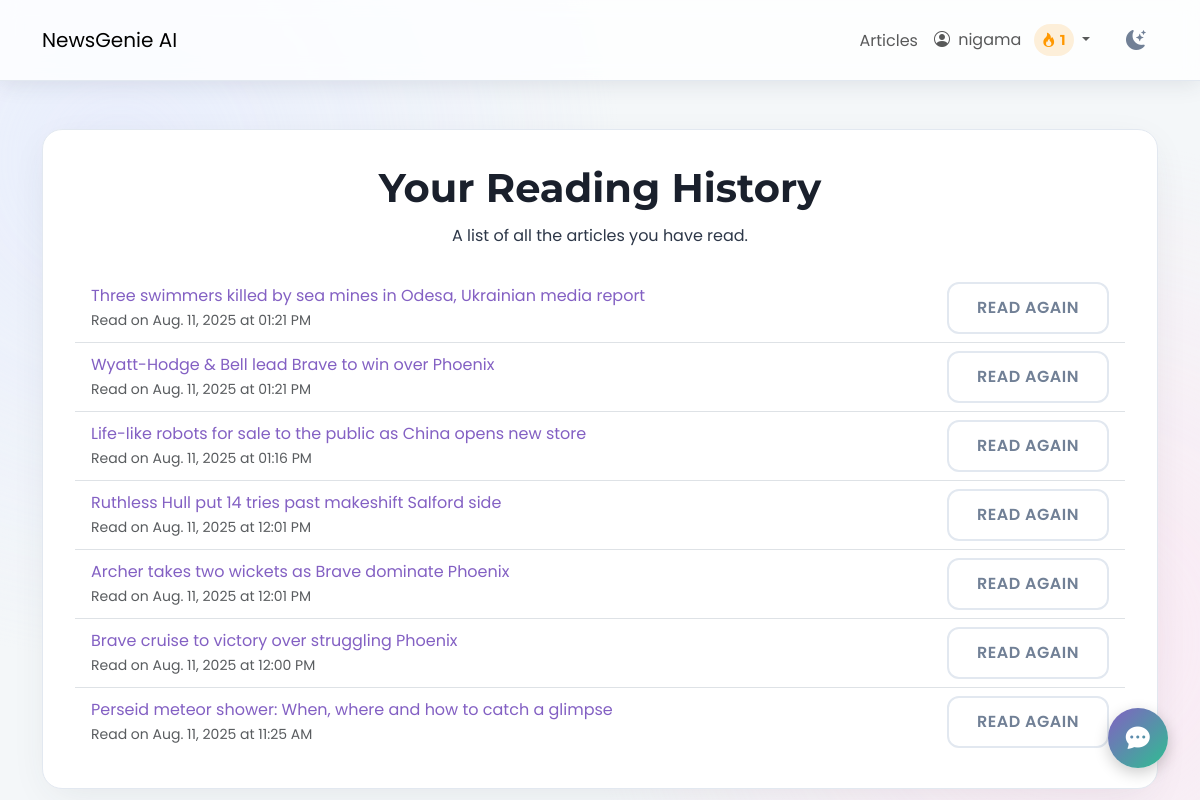
/history/ (signed in), run on the app's committed database.
### users/models.py (models this page shows, shortened)
class Profile(models.Model):
    user = models.OneToOneField(User, on_delete=models.CASCADE)
    bio = models.TextField(max_length=500, blank=True, null=True)
    streak_count = models.IntegerField(default=0)
    last_login_date = models.DateField(null=True, blank=True)

### news/models.py (models this page shows, shortened)
class ReadingHistory(models.Model):
    user = models.ForeignKey(User, on_delete=models.CASCADE)
    article = models.ForeignKey(Article, on_delete=models.CASCADE)
    read_at = models.DateTimeField(default=timezone.now)

class Article(models.Model):
    title = models.CharField(max_length=255)
    author = models.CharField(max_length=100, default="Unknown")
    content = models.TextField()
    url = models.URLField(unique=True)
    source = models.CharField(max_length=100)
    published_at = models.DateTimeField()
    summary = models.TextField(blank=True, null=True)
    category = models.ManyToManyField(Category, related_name='articles')
    approved = models.BooleanField(default=False)
    audio_file = models.FileField(upload_to='news_audio/', blank=True, null=True)
    reading_time = models.PositiveIntegerField(default=0, help_text="Estimated reading time in minutes")
    is_spotlighted = models.BooleanField(default=False, help_text="Check this to feature this article on the articles page.")
    def approved_status(self):
        return self.approved
    approved_status.boolean = True
    approved_status.short_description = "Approved"

### news/views.py (the view)
# urls.py: path('history/', views.reading_history, name="history"),
@login_required
def reading_history(request):
    history = ReadingHistory.objects.filter(user=request.user).order_by('-read_at')
    if request.user.is_authenticated:
        article_ids = [h.article.id for h in history]
        liked_articles_ids = ArticleLike.objects.filter(user=request.user, article__id__in=article_ids).values_list('article__id', flat=True)
        bookmarked_articles_ids = Bookmark.objects.filter(user=request.user, article__id__in=article_ids).values_list('article__id', flat=True)
        for h in history:
            h.article.is_liked_by_user = h.article.id in liked_articles_ids
            h.article.is_bookmarked_by_user = h.article.id in bookmarked_articles_ids
    return render(request, "news/reading_history.html", {"history": history})

### news/templates/news/reading_history.html (shortened to what this page needs)
{% extends 'news/base.html' %}
{% load static %}
{% load humanize %}
{% block content %}
<div class="reading-history-container app-card text-center mt-5">
    <div class="page-header-section">
        <h1 class="page-title-heading">Your Reading History</h1>
        <p class="page-subtitle-text">A list of all the articles you have read.</p>
    </div>
    {% if history %}
    <div class="mt-4">
        <ul class="list-group list-group-flush reading-history-list">
            {% for entry in history %}
            <li class="list-group-item d-flex justify-content-between align-items-center reading-history-item">
                <div class="text-start flex-grow-1">
                    <a href="{% url 'news:detail' entry.article.pk %}" class="reading-history-link">{{ entry.article.title }}</a>
                    <p class="small text-muted mb-0">Read on {{ entry.read_at|naturalday }} at {{ entry.read_at|time:"h:i A" }}</p>
                </div>
                <div class="ms-3">
                    <a href="{% url 'news:detail' entry.article.pk %}" class="btn app-btn outline-btn read-again-btn">Read Again</a>
                </div>
            </li>
            {% endfor %}
        </ul>
    </div>
    {% else %}
    <div class="text-center py-5">
        <p class="lead">You haven't read any articles yet.</p>
        <a href="{% url 'news:article_list' %}" class="btn app-btn primary-btn mt-3">Explore Articles</a>
    </div>
    {% endif %}
</div>
{% endblock %}

### templates/news/base.html (shortened to what this page needs)
{% load static %}
<!DOCTYPE html>
<html lang="en">
<head>
    <link href="https://cdn.jsdelivr.net/npm/bootstrap@5.3.0/dist/css/bootstrap.min.css" rel="stylesheet">
    <link rel="stylesheet" href="https://cdn.jsdelivr.net/npm/bootstrap-icons@1.10.5/font/bootstrap-icons.css">
    <link rel="stylesheet" href="{% static 'css/newsgenie.css' %}">
</head>
<body class="{{ request.COOKIES.theme|default:'light' }}-mode">
    <header class="app-navbar navbar navbar-expand-lg sticky-top">
        <div class="container">
            <a class="navbar-brand navbar-brand-custom" href="{% url 'news:homepage' %}">NewsGenie AI</a>
            <div class="collapse navbar-collapse" id="navbarNav">
                <ul class="navbar-nav ms-auto align-items-center">
                    {% if user.is_authenticated %}
                        <li class="nav-item">
                            <a class="nav-link nav-link-custom" href="{% url 'news:article_list' %}">Articles</a>
                        </li>
                        <li class="nav-item dropdown">
                            <a class="nav-link nav-link-custom dropdown-toggle" href="#" id="navbarDropdown" role="button" data-bs-toggle="dropdown" aria-expanded="false">
                                <i class="bi bi-person-circle me-1"></i>
                                {{ user.username }}
                                <span class="streak-indicator ms-2">
                                    <i class="bi bi-fire"></i> {{ user.profile.streak_count }}
                                </span>
                            </a>
                        </li>
                    {% endif %}
                    <li class="nav-item ms-3">
                        <button id="theme-toggle" class="btn theme-toggle-btn">
                            <i class="bi bi-moon-stars-fill"></i>
                        </button>
                    </li>
                </ul>
            </div>
        </div>
    </header>
    <main class="container my-5 app-content-wrapper">
        {% block content %}{% endblock %}
    </main>
    <div id="chatbot-container">
        <button id="chatbot-toggle-btn" class="app-btn secondary-btn">
            <i class="bi bi-chat-dots-fill"></i>
        </button>
    </div>
</body>
</html>

### news/static/css/newsgenie.css (style rules this page uses)
:root { --font-heading: 'Montserrat', sans-serif; --font-body: 'Poppins', sans-serif; --light-bg-primary: #f4f7f9; --light-bg-secondary: #ffffff; --light-bg-tertiary: #eef2f5; --light-text-primary: #2d3748; --light-text-secondary: #718096; --light-heading-color: #1a202c; --light-border-color: #e2e8f0; --light-shadow-color: rgba(45, 55, 72, 0.1); --dark-bg-primary: #12121a; --dark-bg-secondary: #1a1a26; --dark-bg-tertiary: #242430; --dark-text-primary: #a9b3c1; --dark-text-secondary: #8a93a2; --dark-heading-color: #e8ecf3; --dark-border-color: #333344; --dark-shadow-color: rgba(0, 0, 0, 0.25); --accent-purple-start: #8360c3; --accent-purple-end: #2ebf91; --accent-blue-start: #4a90e2; --accent-blue-end: #6dd5ed; --accent-pink-start: #d4418e; --accent-pink-end: #0652c5; --accent-red: #e53e3e; --accent-green: #38a169; --accent-yellow: #d69e2e; --gradient-primary: linear-gradient(135deg, var(--accent-purple-start) 0%, var(--accent-purple-end) 100%); --gradient-secondary: linear-gradient(135deg, var(--accent-blue-start) 0%, var(--accent-blue-end) 100%); --gradient-danger: linear-gradient(135deg, var(--accent-pink-start) 0%, var(--accent-pink-end) 100%); --gradient-text: linear-gradient(135deg, #6a11cb 0%, #2575fc 100%); --border-radius-sm: 8px; --border-radius-md: 12px; --border-radius-lg: 20px; --spacing-xs: 4px; --spacing-sm: 8px; --spacing-md: 16px; --spacing-lg: 24px; --spacing-xl: 32px; --spacing-xxl: 48px; --transition-fast: 0.15s ease-in-out; --transition-normal: 0.3s cubic-bezier(0.25, 0.8, 0.25, 1); --transition-slow: 0.5s ease-in-out; }
*, *::before, *::after { box-sizing: border-box; margin: 0; padding: 0; }
html { scroll-behavior: smooth; }
body { font-family: var(--font-body); font-size: 16px; line-height: 1.7; background-color: var(--light-bg-primary); color: var(--light-text-primary); transition: background-color var(--transition-normal), color var(--transition-normal); position: relative; min-height: 100vh; overflow-x: hidden; }
body::before { content: ''; position: fixed; top: 0; left: 0; width: 100%; height: 100%; z-index: -1; pointer-events: none; background: radial-gradient(circle at 10% 20%, #e0e7ff, transparent 40%), radial-gradient(circle at 90% 80%, #ffe0f0, transparent 40%); opacity: 0.6; transition: opacity var(--transition-slow); }
h1, h2, h3, h4, h5, h6 { font-family: var(--font-heading); font-weight: 700; color: var(--light-heading-color); line-height: 1.3; transition: color var(--transition-normal); }
a { color: var(--accent-purple-start); text-decoration: none; transition: color var(--transition-fast); }
.app-card { background-color: var(--light-bg-secondary); border-radius: var(--border-radius-lg); box-shadow: 0 10px 40px -10px var(--light-shadow-color); border: 1px solid var(--light-border-color); transition: all var(--transition-normal); padding: var(--spacing-xl); }
.app-btn { padding: 12px 28px; font-size: 1rem; font-weight: 600; border-radius: var(--border-radius-md); border: none; cursor: pointer; transition: all var(--transition-normal); text-align: center; display: inline-flex; align-items: center; justify-content: center; text-transform: uppercase; letter-spacing: 0.5px; }
.app-btn.secondary-btn { background: var(--gradient-primary); color: white; }
.app-btn.outline-btn { background: transparent; border: 2px solid var(--light-border-color); color: var(--light-text-secondary); }
.app-navbar { background-color: rgba(255, 255, 255, 0.8) !important; backdrop-filter: saturate(180%) blur(10px); box-shadow: 0 4px 20px var(--light-shadow-color); border-bottom: 1px solid var(--light-border-color); transition: all var(--transition-normal); padding: 1rem 0; }
.streak-indicator { display: inline-flex; align-items: center; background-color: rgba(255, 152, 0, 0.15); color: #ff9800; padding: 4px 8px; border-radius: 50px; font-size: 0.9rem; font-weight: 700; font-family: var(--font-heading); }
.streak-indicator i { color: #ff9800; margin-right: 4px; }
#chatbot-container { position: fixed; bottom: 2rem; right: 2rem; z-index: 1050; }
#chatbot-toggle-btn { width: 60px; height: 60px; border-radius: 50%; font-size: 1.5rem; padding: 0; box-shadow: 0 5px 15px rgba(0,0,0,0.2); }
.theme-toggle-btn { background-color: transparent !important; border: none !important; color: var(--light-text-secondary); font-size: 1.25rem; padding: 0.25rem 0.75rem; }

### data on the page
ReadingHistory: article "Three swimmers killed by sea mines in Odesa, Ukrainian media report", read_at "Aug. 11, 2025", read_at "01:21 PM"
ReadingHistory: article "Wyatt-Hodge & Bell lead Brave to win over Phoenix", read_at "Aug. 11, 2025", read_at "01:21 PM"
ReadingHistory: article "Life-like robots for sale to the public as China opens new store", read_at "Aug. 11, 2025", read_at "01:16 PM"
ReadingHistory: article "Ruthless Hull put 14 tries past makeshift Salford side", read_at "Aug. 11, 2025", read_at "12:01 PM"
ReadingHistory: article "Archer takes two wickets as Brave dominate Phoenix", read_at "Aug. 11, 2025", read_at "12:01 PM"
ReadingHistory: article "Brave cruise to victory over struggling Phoenix", read_at "Aug. 11, 2025", read_at "12:00 PM"
ReadingHistory: article "Perseid meteor shower: When, where and how to catch a glimpse", read_at "Aug. 11, 2025", read_at "11:25 AM"

### other printed values
{{ user.username }} "nigama"
{{ user.profile.streak_count }} "1"
